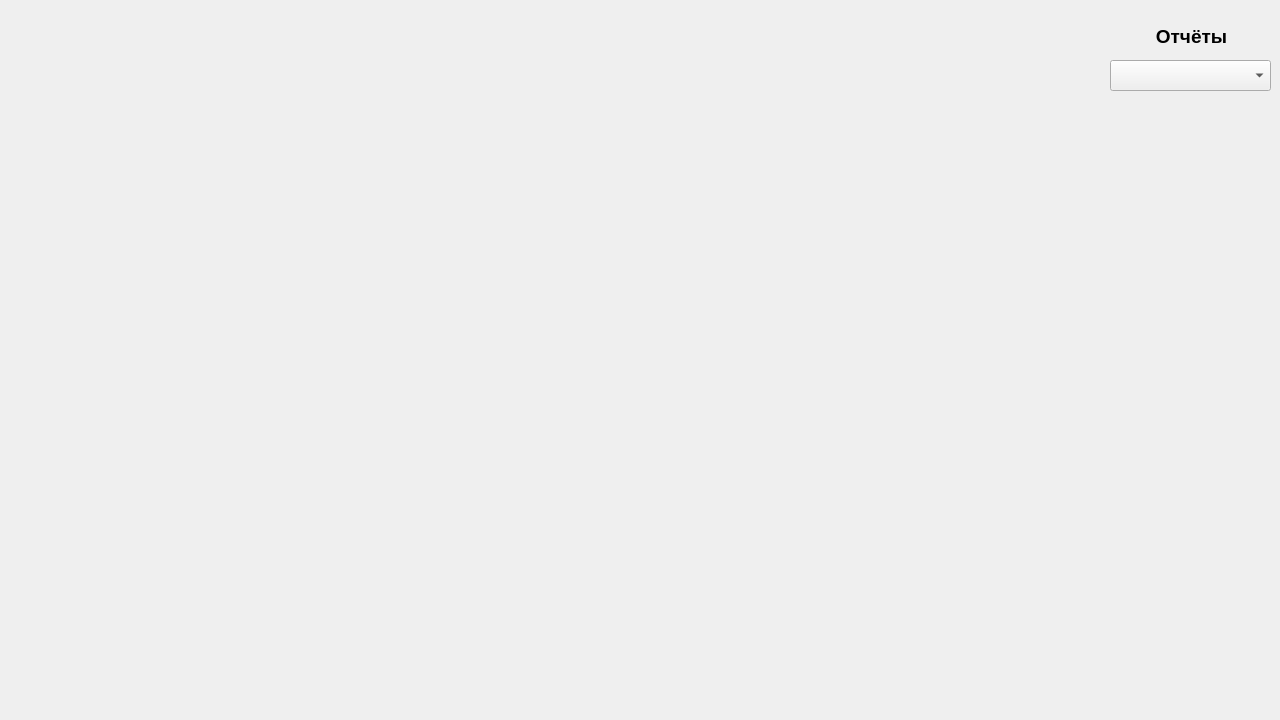
<?xml version="1.0" encoding="UTF-8"?>
<ui version="4.0">
 <class>MainWindow</class>
 <widget class="QMainWindow" name="MainWindow">
  <property name="geometry">
   <rect>
    <x>0</x>
    <y>0</y>
    <width>1280</width>
    <height>720</height>
   </rect>
  </property>
  <property name="minimumSize">
   <size>
    <width>1280</width>
    <height>720</height>
   </size>
  </property>
  <property name="maximumSize">
   <size>
    <width>1280</width>
    <height>720</height>
   </size>
  </property>
  <property name="windowTitle">
   <string>MainWindow</string>
  </property>
  <widget class="QWidget" name="centralwidget">
   <widget class="QWidget" name="horizontalLayoutWidget">
    <property name="geometry">
     <rect>
      <x>9</x>
      <y>9</y>
      <width>1091</width>
      <height>701</height>
     </rect>
    </property>
    <layout class="QHBoxLayout" name="horizontalLayout"/>
   </widget>
   <widget class="QLabel" name="label">
    <property name="geometry">
     <rect>
      <x>1116</x>
      <y>16</y>
      <width>151</width>
      <height>41</height>
     </rect>
    </property>
    <property name="text">
     <string>&lt;html&gt;&lt;head/&gt;&lt;body&gt;&lt;p align=&quot;center&quot;&gt;&lt;span style=&quot; font-size:14pt; font-weight:600;&quot;&gt;Отчёты&lt;/span&gt;&lt;/p&gt;&lt;/body&gt;&lt;/html&gt;</string>
    </property>
   </widget>
   <widget class="QComboBox" name="comboBox">
    <property name="geometry">
     <rect>
      <x>1110</x>
      <y>60</y>
      <width>161</width>
      <height>31</height>
     </rect>
    </property>
   </widget>
  </widget>
 </widget>
 <resources/>
 <connections/>
</ui>
